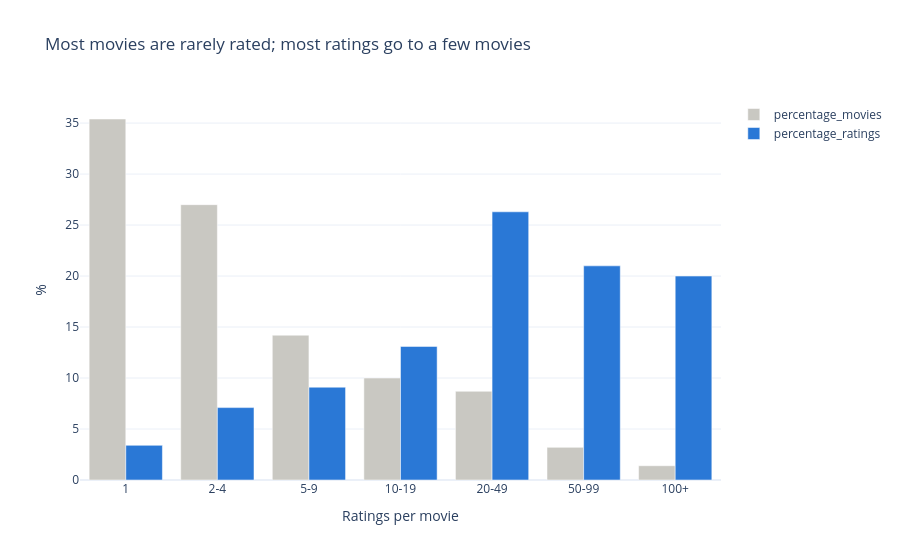

Write notebook code for a chart like this one.
### Markdown cell above
## 1. How is popularity spread across movies?

### Code cell
spread = q("""
SELECT bucket,
       COUNT(*) AS movies,
       ROUND(100.0 * COUNT(*) / (SELECT COUNT(*) FROM movie_stats), 1) AS percentage_movies,
       ROUND(100.0 * SUM(n_ratings) / (SELECT COUNT(*) FROM ratings), 1) AS percentage_ratings
FROM movie_stats
GROUP BY bucket_id, bucket
ORDER BY bucket_id
""")

fig = px.bar(
    spread,
    x="bucket",
    y=["percentage_movies", "percentage_ratings"],
    barmode="group",
    color_discrete_sequence=["#c9c8c2", PRIMARY],
    labels={"bucket": "Ratings per movie", "value": "%", "variable": ""},
    title="Most movies are rarely rated; most ratings go to a few movies",
)
fig.show()

### Figure 1 — Plotly figure (JSON) as saved in the notebook; plotly's stock layout.template omitted (floating-point values rounded to 4 significant figures)
{"data": [{"alignmentgroup": "True", "hovertemplate": "=percentage_movies<br>Ratings per movie=%{x}<br>%=%{y}<extra></extra>", "legendgroup": "percentage_movies", "marker": {"color": "#c9c8c2", "pattern": {"shape": ""}}, "name": "percentage_movies", "offsetgroup": "percentage_movies", "orientation": "v", "showlegend": true, "textposition": "auto", "type": "bar", "x": ["1", "2-4", "5-9", "10-19", "20-49", "50-99", "100+"], "xaxis": "x", "y": [35.4, 27.0, 14.2, 10.0, 8.7, 3.2, 1.4], "yaxis": "y"}, {"alignmentgroup": "True", "hovertemplate": "=percentage_ratings<br>Ratings per movie=%{x}<br>%=%{y}<extra></extra>", "legendgroup": "percentage_ratings", "marker": {"color": "#2a78d6", "pattern": {"shape": ""}}, "name": "percentage_ratings", "offsetgroup": "percentage_ratings", "orientation": "v", "showlegend": true, "textposition": "auto", "type": "bar", "x": ["1", "2-4", "5-9", "10-19", "20-49", "50-99", "100+"], "xaxis": "x", "y": [3.4, 7.1, 9.1, 13.1, 26.3, 21.0, 20.0], "yaxis": "y"}], "layout": {"barmode": "group", "legend": {"title": {"text": ""}, "tracegroupgap": 0}, "title": {"text": "Most movies are rarely rated; most ratings go to a few movies"}, "xaxis": {"anchor": "y", "domain": [0.0, 1.0], "title": {"text": "Ratings per movie"}}, "yaxis": {"anchor": "x", "domain": [0.0, 1.0], "title": {"text": "%"}}}}
